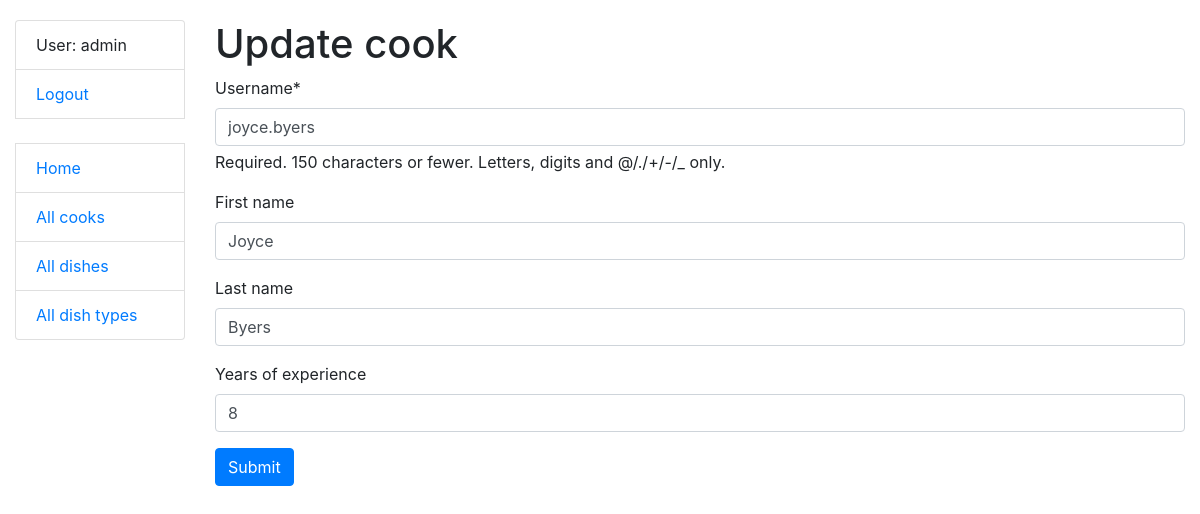
Page /cooks/2/update/ (signed in) on the committed database.
### kitchen/models.py (models this page shows, shortened)
class Cook(AbstractUser):
    years_of_experience = models.IntegerField(null=True, blank=True)
    class Meta:
        ordering = ["username"]

### kitchen/views.py (the view)
class CookUpdateView(LoginRequiredMixin, generic.UpdateView):
    model = Cook
    form_class = CookUpdatingForm

### kitchen/forms.py (shortened to what this page needs)
class CookUpdatingForm(forms.ModelForm):
    class Meta(UserCreationForm.Meta):
        model = Cook
        fields = ("username", "first_name", "last_name", "years_of_experience")

### templates/kitchen/cook_form.html (shortened to what this page needs)
{% extends "base.html" %}
{% load crispy_forms_filters %}
{% block content %}
  <h1>{{ object|yesno:"Update,Create" }} cook</h1>
  <form action="" method="post" novalidate>
    {{ form|crispy }}
    <input type="submit" value="Submit" class="btn btn-primary">
  </form>
{% endblock %}

### templates/includes/sidebar.html
<ul class="sidebar-nav list-group">
  {% if user.is_authenticated %}
    <li class="list-group-item">User: {{ user.username }}</li>
    <li class="list-group-item"><a href="{% url 'logout' %}">Logout</a></li>
  {% else %}
    <li class="list-group-item"><a href="{% url 'login' %}">Login</a></li>
  {% endif %}
  <br>
  <li class="list-group-item"><a href="{% url 'kitchen:index' %}">Home</a></li>
  <li class="list-group-item"><a href="{% url 'kitchen:cook-list' %}">All cooks</a></li>
  <li class="list-group-item"><a href="{% url 'kitchen:dish-list' %}">All dishes</a></li>
  <li class="list-group-item"><a href="{% url 'kitchen:dish-type-list' %}">All dish types</a></li>
</ul>

### static/css/styles.css (style rules this page uses)
body { margin-top: 20px; }

### rows in the picture
Cook: username "admin"
Cook: username "joyce.byers", first_name "Joyce", last_name "Byers", years_of_experience "8"

### other values in the picture
{{ object|yesno:"Update,Create" }} "Update"
